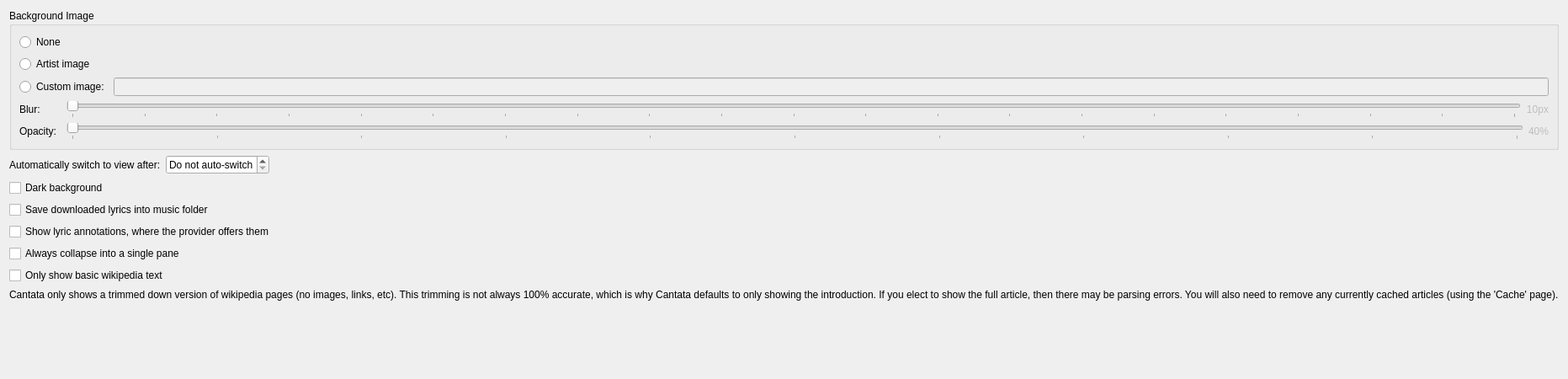
<?xml version="1.0" encoding="UTF-8"?>
<ui version="4.0">
 <class>OtherSettings</class>
 <widget class="QWidget" name="OtherSettings">
  <property name="geometry">
   <rect>
    <x>0</x>
    <y>0</y>
    <width>658</width>
    <height>450</height>
   </rect>
  </property>
  <layout class="QFormLayout" name="formLayout">
   <property name="fieldGrowthPolicy">
    <enum>QFormLayout::ExpandingFieldsGrow</enum>
   </property>
   <item row="0" column="0" colspan="2">
    <widget class="QGroupBox" name="groupBox">
     <property name="sizePolicy">
      <sizepolicy hsizetype="MinimumExpanding" vsizetype="Preferred">
       <horstretch>0</horstretch>
       <verstretch>0</verstretch>
      </sizepolicy>
     </property>
     <property name="title">
      <string>Background Image</string>
     </property>
     <layout class="QGridLayout" name="gridLayout">
      <item row="0" column="0" colspan="3">
       <widget class="QRadioButton" name="contextBackdrop_none">
        <property name="text">
         <string>None</string>
        </property>
       </widget>
      </item>
      <item row="1" column="0" colspan="3">
       <widget class="QRadioButton" name="contextBackdrop_artist">
        <property name="text">
         <string>Artist image</string>
        </property>
       </widget>
      </item>
      <item row="2" column="0" colspan="2">
       <widget class="QRadioButton" name="contextBackdrop_custom">
        <property name="text">
         <string>Custom image:</string>
        </property>
       </widget>
      </item>
      <item row="2" column="2">
       <widget class="PathRequester" name="contextBackdropFile">
        <property name="enabled">
         <bool>false</bool>
        </property>
        <property name="sizePolicy">
         <sizepolicy hsizetype="MinimumExpanding" vsizetype="Fixed">
          <horstretch>0</horstretch>
          <verstretch>0</verstretch>
         </sizepolicy>
        </property>
       </widget>
      </item>
      <item row="3" column="0">
       <widget class="QLabel" name="label_4b">
        <property name="text">
         <string>Blur:</string>
        </property>
       </widget>
      </item>
      <item row="3" column="1" colspan="2">
       <layout class="QHBoxLayout" name="contextBackdropBlurLayout">
        <property name="margin">
         <number>0</number>
        </property>
        <item>
         <widget class="QSlider" name="contextBackdropBlur">
          <property name="enabled">
           <bool>false</bool>
          </property>
          <property name="maximum">
           <number>20</number>
          </property>
          <property name="pageStep">
           <number>1</number>
          </property>
          <property name="orientation">
           <enum>Qt::Horizontal</enum>
          </property>
          <property name="tickPosition">
           <enum>QSlider::TicksBelow</enum>
          </property>
          <property name="tickInterval">
           <number>1</number>
          </property>
         </widget>
        </item>
        <item>
         <widget class="QLabel" name="contextBackdropBlurLabel">
          <property name="enabled">
           <bool>false</bool>
          </property>
          <property name="text">
           <string>10px</string>
          </property>
          <property name="alignment">
           <set>Qt::AlignRight|Qt::AlignTrailing|Qt::AlignVCenter</set>
          </property>
         </widget>
        </item>
       </layout>
      </item>
      <item row="4" column="0">
       <widget class="QLabel" name="label_4">
        <property name="text">
         <string>Opacity:</string>
        </property>
       </widget>
      </item>
      <item row="4" column="1" colspan="2">
       <layout class="QHBoxLayout" name="contextBackdropOpacityLayout">
        <property name="margin">
         <number>0</number>
        </property>
        <item>
         <widget class="QSlider" name="contextBackdropOpacity">
          <property name="enabled">
           <bool>false</bool>
          </property>
          <property name="maximum">
           <number>100</number>
          </property>
          <property name="pageStep">
           <number>10</number>
          </property>
          <property name="orientation">
           <enum>Qt::Horizontal</enum>
          </property>
          <property name="tickPosition">
           <enum>QSlider::TicksBelow</enum>
          </property>
          <property name="tickInterval">
           <number>10</number>
          </property>
         </widget>
        </item>
        <item>
         <widget class="QLabel" name="contextBackdropOpacityLabel">
          <property name="enabled">
           <bool>false</bool>
          </property>
          <property name="text">
           <string>40%</string>
          </property>
          <property name="alignment">
           <set>Qt::AlignRight|Qt::AlignTrailing|Qt::AlignVCenter</set>
          </property>
         </widget>
        </item>
       </layout>
      </item>
     </layout>
    </widget>
   </item>
   <item row="1" column="0">
    <widget class="BuddyLabel" name="contextSwitchTimeLabel">
     <property name="text">
      <string>Automatically switch to view after:</string>
     </property>
     <property name="buddy">
      <cstring>contextSwitchTime</cstring>
     </property>
    </widget>
   </item>
   <item row="1" column="1">
    <widget class="QSpinBox" name="contextSwitchTime">
     <property name="specialValueText">
      <string>Do not auto-switch</string>
     </property>
     <property name="suffix">
      <string> ms</string>
     </property>
     <property name="maximum">
      <number>5000</number>
     </property>
     <property name="singleStep">
      <number>500</number>
     </property>
    </widget>
   </item>
   <item row="2" column="0" colspan="2">
    <widget class="QCheckBox" name="contextDarkBackground">
     <property name="text">
      <string>Dark background</string>
     </property>
     <property name="toolTip">
      <string>Darken background, and use white text, regardless of current color palette.</string>
     </property>
    </widget>
   </item>
   <item row="3" column="0" colspan="2">
    <widget class="QCheckBox" name="storeLyricsInMpdDir">
     <property name="text">
      <string>Save downloaded lyrics into music folder</string>
     </property>
    </widget>
   </item>
   <item row="4" column="0" colspan="2">
    <widget class="QCheckBox" name="lyricsAnnotations">
     <property name="text">
      <string>Show lyric annotations, where the provider offers them</string>
     </property>
     <property name="toolTip">
      <string>Mark up the phrases that have been annotated, so that the annotation can be read by clicking on them. Only Genius currently supplies these.</string>
     </property>
    </widget>
   </item>
   <item row="5" column="0" colspan="2">
    <widget class="QCheckBox" name="contextAlwaysCollapsed">
     <property name="text">
      <string>Always collapse into a single pane</string>
     </property>
     <property name="toolTip">
      <string>Only show 'Artist', 'Album', or 'Track' even if sufficient width to show all three.</string>
     </property>
    </widget>
   </item>
   <item row="6" column="0" colspan="2">
    <widget class="QCheckBox" name="wikipediaIntroOnly">
     <property name="text">
      <string>Only show basic wikipedia text</string>
     </property>
    </widget>
   </item>
   <item row="7" column="0" colspan="2">
    <widget class="NoteLabel" name="wikipediaIntroOnlyNote">
     <property name="text">
      <string>Cantata only shows a trimmed down version of wikipedia pages (no images, links, etc). This trimming is not always 100% accurate, which is why Cantata defaults to only showing the introduction. If you elect to show the full article, then there may be parsing errors. You will also need to remove any currently cached articles (using the 'Cache' page).</string>
     </property>
    </widget>
   </item>
   <item row="8" column="1">
    <spacer name="verticalSpacer_2">
     <property name="orientation">
      <enum>Qt::Vertical</enum>
     </property>
     <property name="sizeType">
      <enum>QSizePolicy::MinimumExpanding</enum>
     </property>
     <property name="sizeHint" stdset="0">
      <size>
       <width>20</width>
       <height>8</height>
      </size>
     </property>
    </spacer>
   </item>
  </layout>
 </widget>
 <customwidgets>
 <customwidget>
  <class>BuddyLabel</class>
  <extends>QLabel</extends>
  <header>support/buddylabel.h</header>
 </customwidget>
  <customwidget>
   <class>NoteLabel</class>
   <extends>QLabel</extends>
   <header>widgets/notelabel.h</header>
  </customwidget>
  <customwidget>
   <class>PathRequester</class>
   <extends>QLineEdit</extends>
   <header>support/pathrequester.h</header>
   <container>1</container>
  </customwidget>
 </customwidgets>
 <resources/>
 <connections>
  <connection>
   <sender>contextBackdrop_custom</sender>
   <signal>toggled(bool)</signal>
   <receiver>contextBackdropFile</receiver>
   <slot>setEnabled(bool)</slot>
   <hints>
    <hint type="sourcelabel">
     <x>80</x>
     <y>90</y>
    </hint>
    <hint type="destinationlabel">
     <x>172</x>
     <y>92</y>
    </hint>
   </hints>
  </connection>
 </connections>
</ui>
